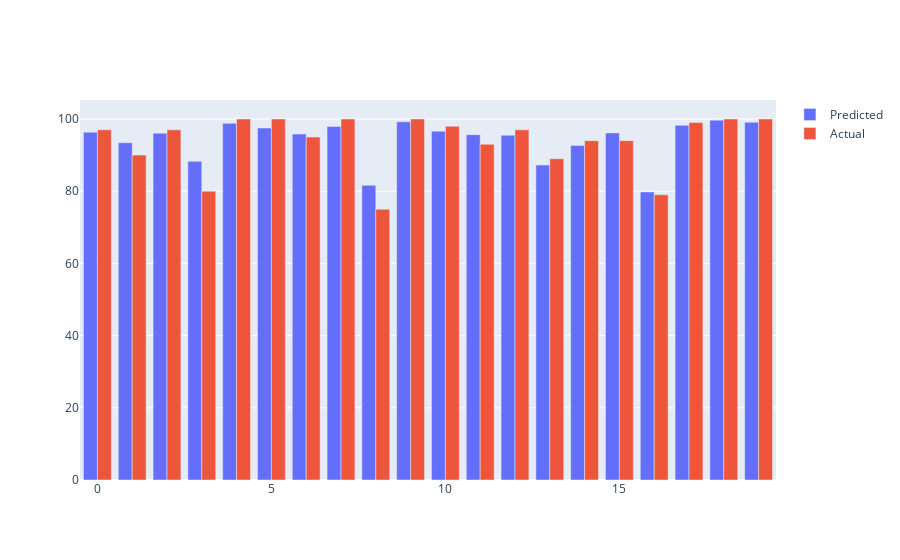

Notebook code cell kept with this figure:
### Code cell
title=['Pred vs Actual']
fig = go.Figure(data=[
    go.Bar(name='Predicted', x=error_diff1.index, y=error_diff['Predicted Values']),
    go.Bar(name='Actual', x=error_diff1.index, y=error_diff['Actual Values'])
])

fig.update_layout(barmode='group')
fig.show()

### Figure 1 — Plotly figure (JSON) as saved in the notebook; plotly's stock layout.template omitted (floating-point values rounded to 4 significant figures; data arrays with more than 128 entries replaced by an {"elided": "..."} marker saying what was removed)
{"data": [{"name": "Predicted", "type": "bar", "x": [0, 1, 2, 3, 4, 5, 6, 7, 8, 9, 10, 11, 12, 13, 14, 15, 16, 17, 18, 19], "y": {"elided": "6056 float values"}}, {"name": "Actual", "type": "bar", "x": [0, 1, 2, 3, 4, 5, 6, 7, 8, 9, 10, 11, 12, 13, 14, 15, 16, 17, 18, 19], "y": {"elided": "6056 int values"}}], "layout": {"barmode": "group"}}
